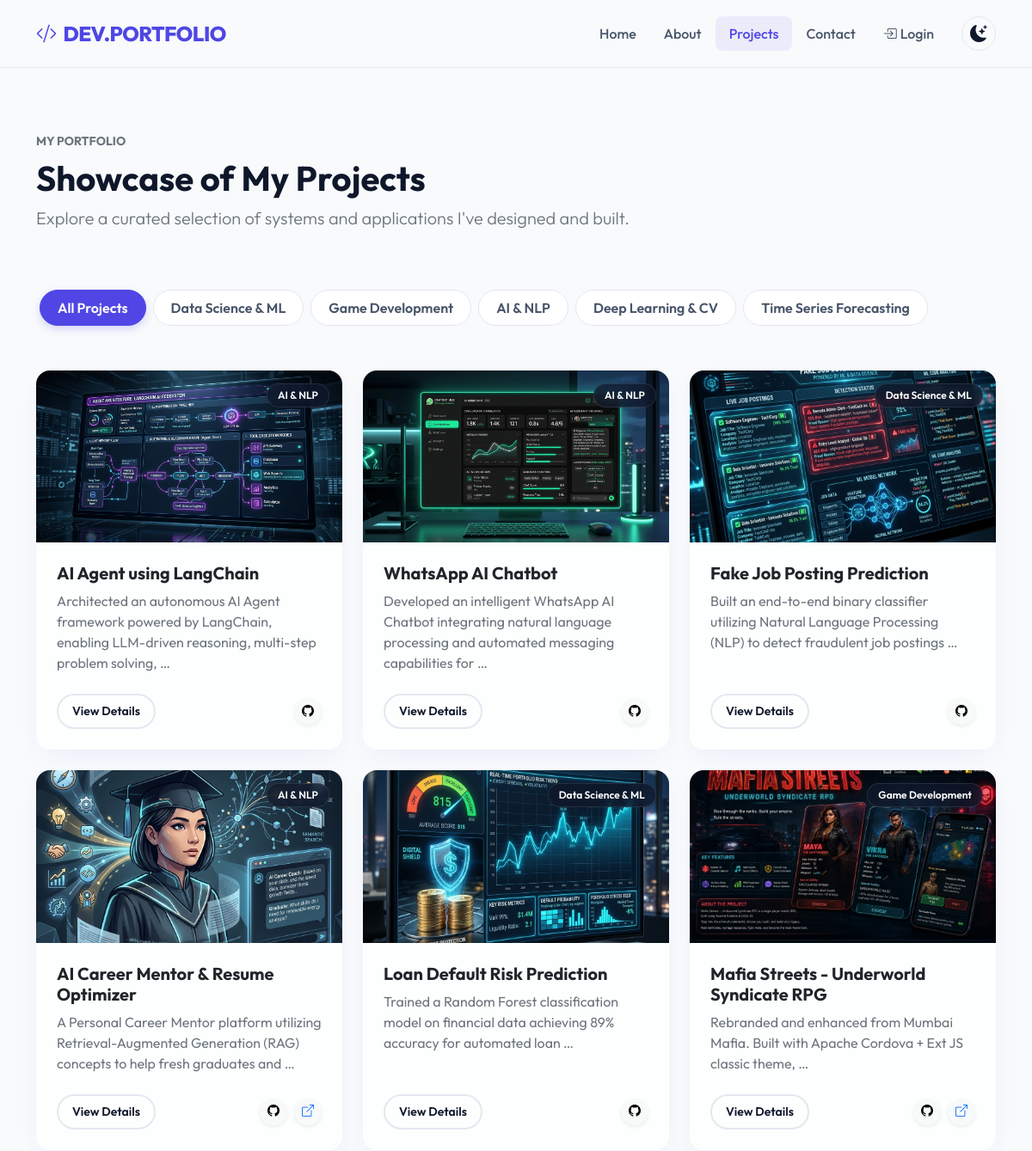
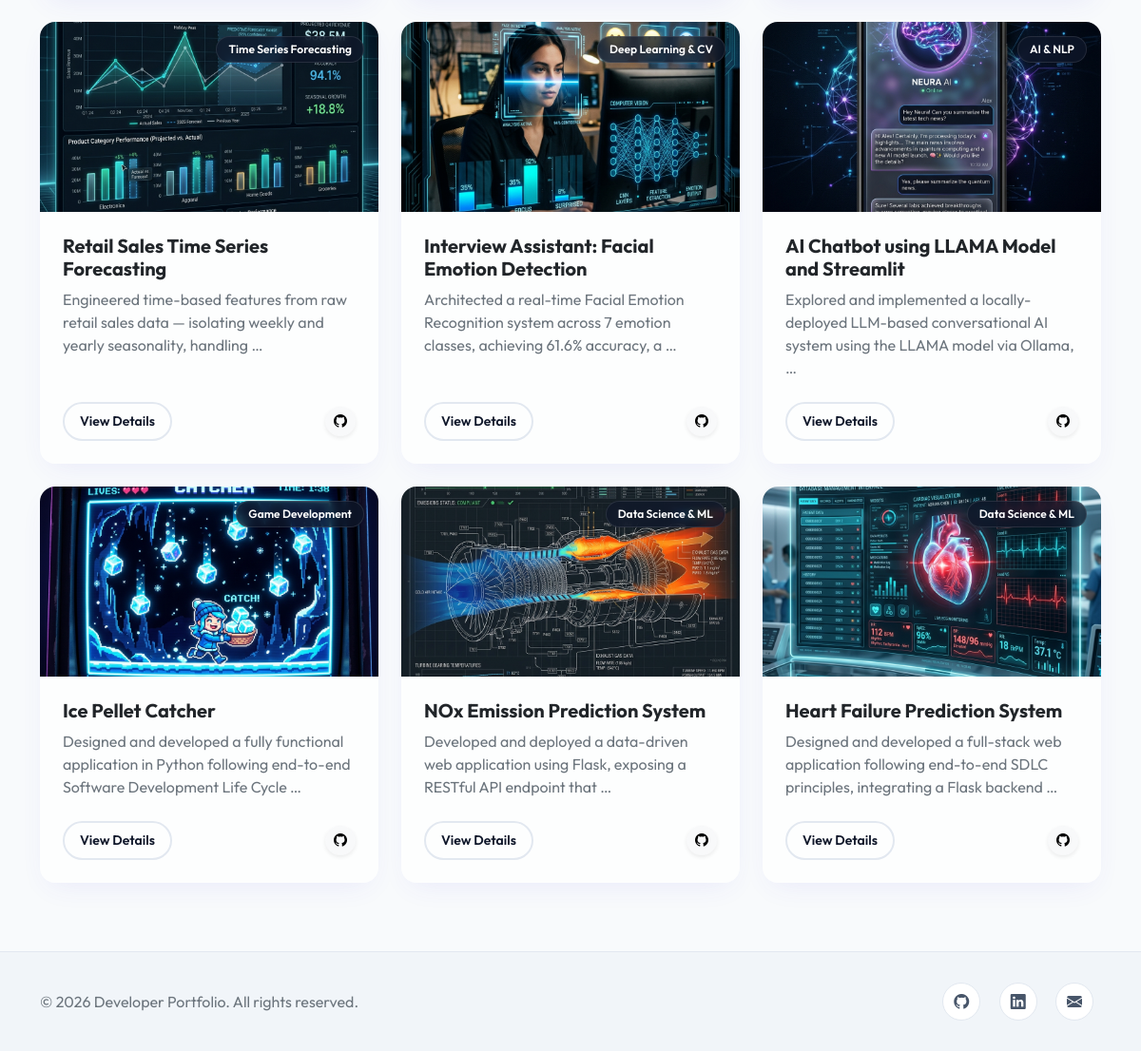
/projects/, run on the app's committed database (2 pictures, top to bottom).
### portfolio_app/models.py (models this page shows, shortened)
class Project(models.Model):
    CATEGORY_CHOICES = [
        ('Web Dev', 'Web Development'),
        ('Data Science', 'Data Science & ML'),
        ('AI/NLP', 'AI & NLP'),
        ('Deep Learning', 'Deep Learning & CV'),
        ('Game Dev', 'Game Development'),
        ('Forecasting', 'Time Series Forecasting'),
    ]
    title = models.CharField(max_length=200)
    description = models.TextField()
    image = models.ImageField(upload_to='project_images/', blank=True, null=True)
    github_link = models.URLField(blank=True)
    live_demo_link = models.URLField(blank=True)
    category = models.CharField(max_length=50, choices=CATEGORY_CHOICES, default='Web Dev')
    created_at = models.DateTimeField(auto_now_add=True)

### portfolio_app/views.py (the view)
# urls.py: path('projects/', views.projects_view, name='projects'),
def projects_view(request):
    projects = Project.objects.all().order_by('-created_at')
    categories = Project.objects.values_list('category', flat=True).distinct()
    category_choices = dict(Project.CATEGORY_CHOICES)
    categories_list = [{'value': cat, 'label': category_choices.get(cat, cat)} for cat in categories if cat]
    return render(request, 'portfolio_app/projects.html', {
        'projects': projects,
        'categories_list': categories_list
    })

### portfolio_app/context_processors.py (called while the page is built, shortened)
def profile_context(request):
    profile = Profile.objects.first()
    return {
        'global_profile': profile
    }

### portfolio_app/templates/portfolio_app/projects.html (shortened to what this page needs)
{% extends 'portfolio_app/base.html' %}
{% load static %}
{% block content %}
<section class="py-5">
    <div class="container py-4">
        <div class="row mb-5 text-center text-md-start animate-fade-in">
            <div class="col-md-8">
                <span class="text-uppercase text-secondary fw-bold small tracking-wider">My Portfolio</span>
                <h1 class="fw-bold mt-2">Showcase of My Projects</h1>
                <p class="text-secondary lead">Explore a curated selection of systems and applications I've designed and built.</p>
            </div>
        </div>
        <div class="d-flex flex-wrap justify-content-center justify-content-md-start mb-5 animate-fade-in" style="animation-delay: 0.1s;">
            <button class="filter-pill active" data-filter="all">All Projects</button>
            {% for cat in categories_list %}
                <button class="filter-pill" data-filter="{{ cat.value }}">{{ cat.label }}</button>
            {% empty %}
                <button class="filter-pill" data-filter="Web Dev">Web Development</button>
                <button class="filter-pill" data-filter="Data Science">Data Science</button>
                <button class="filter-pill" data-filter="Mobile Apps">Mobile Apps</button>
            {% endfor %}
        </div>
        <div class="row g-4 animate-fade-in" style="animation-delay: 0.2s;">
            {% for project in projects %}
                <div class="col-md-6 col-lg-4 project-card-col animate-fade-in" data-category="{{ project.category }}">
                    <div class="card glass-panel project-card border-0">
                        <div class="project-card-img-wrapper">
                            {% if project.image %}
                                <img src="{{ request.scheme }}://{{ request.get_host }}{{ project.image.url }}?v=1.1" class="project-card-img" alt="{{ project.title }}">
                            {% else %}
                                <div class="project-card-img bg-dark d-flex align-items-center justify-content-center">
                                    <i class="bi bi-laptop text-muted" style="font-size: 4rem;"></i>
                                </div>
                            {% endif %}
                            <span class="project-category-badge">{{ project.get_category_display }}</span>
                        </div>
                        <div class="card-body p-4 d-flex flex-column">
                            <h5 class="card-title fw-bold">{{ project.title }}</h5>
                            <p class="card-text text-secondary mb-4">{{ project.description|truncatewords:15 }}</p>
                            <div class="mt-auto d-flex justify-content-between align-items-center">
                                <a href="{% url 'project_detail' project.pk %}" class="btn btn-sm btn-outline-custom py-2 px-3">
                                    View Details
                                </a>
                                <div class="d-flex gap-2">
                                    {% if project.github_link %}
                                        <a href="{{ project.github_link }}" target="_blank" class="btn btn-sm btn-light rounded-circle shadow-sm" aria-label="GitHub Link">
                                            <i class="bi bi-github"></i>
                                        </a>
                                    {% endif %}
                                    {% if project.live_demo_link %}
                                        <a href="{{ project.live_demo_link }}" target="_blank" class="btn btn-sm btn-light rounded-circle shadow-sm text-primary" aria-label="Live Demo Link">
                                            <i class="bi bi-box-arrow-up-right"></i>
                                        </a>
                                    {% endif %}
                                </div>
                            </div>
                        </div>
                    </div>
                </div>
            {% endfor %}
        </div>
    </div>
</section>
{% endblock %}

### portfolio_app/templates/portfolio_app/base.html (shortened to what this page needs)
{% load static %}
<!DOCTYPE html>
<html lang="en" data-theme="light">
<head>
    <link href="https://cdn.jsdelivr.net/npm/bootstrap@5.3.0/dist/css/bootstrap.min.css" rel="stylesheet">
    <link rel="stylesheet" href="https://cdn.jsdelivr.net/npm/bootstrap-icons@1.10.5/font/bootstrap-icons.css">
    <link rel="stylesheet" href="{% static 'css/style.css' %}">
</head>
<body>
    <nav class="navbar navbar-expand-lg navbar-custom sticky-top py-3">
        <div class="container">
            <a class="navbar-brand" href="{% url 'home' %}">
                <i class="bi bi-code-slash me-2"></i>DEV.PORTFOLIO
            </a>
            <div class="collapse navbar-collapse" id="navbarNav">
                <ul class="navbar-nav ms-auto align-items-center">
                    <li class="nav-item">
                        <a class="nav-link {% if request.resolver_match.url_name == 'home' %}active{% endif %}" href="{% url 'home' %}">Home</a>
                    </li>
                    <li class="nav-item">
                        <a class="nav-link {% if request.resolver_match.url_name == 'about' %}active{% endif %}" href="{% url 'about' %}">About</a>
                    </li>
                    <li class="nav-item">
                        <a class="nav-link {% if request.resolver_match.url_name == 'projects' or request.resolver_match.url_name == 'project_detail' %}active{% endif %}" href="{% url 'projects' %}">Projects</a>
                    </li>
                    <li class="nav-item">
                        <a class="nav-link {% if request.resolver_match.url_name == 'contact' %}active{% endif %}" href="{% url 'contact' %}">Contact</a>
                    </li>
                    {% if request.user.is_authenticated %}
                        <li class="nav-item ms-lg-3">
                            <span class="admin-badge me-2"><i class="bi bi-shield-check me-1"></i>Admin</span>
                        </li>
                        <li class="nav-item">
                            <a class="nav-link text-success fw-bold {% if request.resolver_match.url_name == 'add_project' %}active{% endif %}" href="{% url 'add_project' %}">
                                <i class="bi bi-plus-circle me-1"></i>Add Project
                            </a>
                        </li>
                        <li class="nav-item">
                            <a class="nav-link text-danger" href="{% url 'logout' %}">
                                <i class="bi bi-box-arrow-right me-1"></i>Logout
                            </a>
                        </li>
                    {% else %}
                        <li class="nav-item">
                            <a class="nav-link {% if request.resolver_match.url_name == 'login' %}active{% endif %}" href="{% url 'login' %}">
                                <i class="bi bi-box-arrow-in-right me-1"></i>Login
                            </a>
                        </li>
                    {% endif %}
                    <li class="nav-item ms-lg-3 mt-2 mt-lg-0">
                        <button id="theme-toggle" class="theme-toggle-btn" aria-label="Toggle dark/light theme">
                            <i id="theme-icon" class="bi bi-moon-stars-fill"></i>
                        </button>
                    </li>
                </ul>
            </div>
        </div>
    </nav>
    <main>
        {% block content %}
        {% endblock %}
    </main>
    <footer>
        <div class="container">
            <div class="row align-items-center">
                <div class="col-md-6 text-center text-md-start mb-3 mb-md-0">
                    <p class="mb-0 text-secondary">&copy; 2026 Developer Portfolio. All rights reserved.</p>
                </div>
                <div class="col-md-6 text-center text-md-end">
                    {% if global_profile.github_url %}
                        <a href="{{ global_profile.github_url }}" target="_blank" class="social-link" aria-label="GitHub">
                            <i class="bi bi-github"></i>
                        </a>
                    {% endif %}
                    {% if global_profile.linkedin_url %}
                        <a href="{{ global_profile.linkedin_url }}" target="_blank" class="social-link" aria-label="LinkedIn">
                            <i class="bi bi-linkedin"></i>
                        </a>
                    {% endif %}
                    <a href="mailto:anamika.suresh963@gmail.com" class="social-link" aria-label="Email">
                        <i class="bi bi-envelope-fill"></i>
                    </a>
                </div>
            </div>
        </div>
    </footer>
</body>
</html>

### static/css/style.css (style rules this page uses)
:root { --bg-primary: #f8fafc; --bg-secondary: #f1f5f9; --bg-surface: #ffffff; --text-primary: #0f172a; --text-secondary: #475569; --accent: #4f46e5; --accent-rgb: 79, 70, 229; --accent-hover: #3730a3; --border-color: #e2e8f0; --glass-bg: rgba(255, 255, 255, 0.7); --glass-border: rgba(255, 255, 255, 0.4); --shadow: 0 10px 30px -10px rgba(79, 70, 229, 0.1); --shadow-lg: 0 20px 40px -15px rgba(79, 70, 229, 0.15); --navbar-bg: rgba(248, 250, 252, 0.8); --transition-speed: 0.3s; }
* { margin: 0; padding: 0; box-sizing: border-box; }
body { font-family: 'Outfit', sans-serif; background-color: var(--bg-primary); color: var(--text-primary); transition: background-color var(--transition-speed) ease, color var(--transition-speed) ease; overflow-x: hidden; min-height: 100vh; display: flex; flex-direction: column; }
main { flex: 1; }
.glass-panel { background: var(--glass-bg); backdrop-filter: blur(12px); -webkit-backdrop-filter: blur(12px); border: 1px solid var(--glass-border); border-radius: 16px; box-shadow: var(--shadow); transition: transform var(--transition-speed) ease, box-shadow var(--transition-speed) ease; }
.navbar-custom { background: var(--navbar-bg); backdrop-filter: blur(12px); -webkit-backdrop-filter: blur(12px); border-bottom: 1px solid var(--border-color); transition: background-color var(--transition-speed) ease, border-color var(--transition-speed) ease; }
.navbar-brand { font-weight: 800; font-size: 1.5rem; color: var(--accent) !important; letter-spacing: -0.5px; }
.nav-link { color: var(--text-secondary) !important; font-weight: 500; padding: 0.5rem 1rem !important; border-radius: 8px; transition: all 0.2s ease; }
.nav-link:hover, .nav-link.active { color: var(--accent) !important; background-color: rgba(var(--accent-rgb), 0.08); }
.btn-outline-custom { background: transparent; color: var(--text-primary) !important; border: 2px solid var(--border-color); padding: 0.8rem 1.8rem; font-weight: 600; border-radius: 30px; transition: all 0.3s ease; }
.theme-toggle-btn { background: none; border: none; color: var(--text-primary); font-size: 1.25rem; cursor: pointer; padding: 0.5rem; border-radius: 50%; width: 40px; height: 40px; display: flex; align-items: center; justify-content: center; transition: all 0.2s ease; border: 1px solid var(--border-color); }
.project-card { overflow: hidden; height: 100%; }
.project-card-img-wrapper { position: relative; overflow: hidden; padding-top: 56.25%; }
.project-card-img { position: absolute; top: 0; left: 0; width: 100%; height: 100%; object-fit: cover; transition: transform 0.5s ease; }
.project-category-badge { position: absolute; top: 15px; right: 15px; background: rgba(15, 23, 42, 0.75); color: #fff; backdrop-filter: blur(4px); padding: 0.25rem 0.75rem; border-radius: 20px; font-size: 0.75rem; font-weight: 600; border: 1px solid rgba(255, 255, 255, 0.1); }
.filter-pill { background: var(--bg-surface); color: var(--text-secondary); border: 1px solid var(--border-color); padding: 0.5rem 1.25rem; border-radius: 30px; font-weight: 600; margin: 0.25rem; cursor: pointer; transition: all 0.25s ease; }
.filter-pill:hover, .filter-pill.active { background: var(--accent); color: white !important; border-color: var(--accent); box-shadow: 0 4px 10px rgba(var(--accent-rgb), 0.2); }
.animate-fade-in { animation: fadeIn 0.8s ease forwards; }
footer { border-top: 1px solid var(--border-color); background-color: var(--bg-secondary); padding: 2rem 0; margin-top: auto; }
.social-link { display: inline-flex; align-items: center; justify-content: center; width: 40px; height: 40px; border-radius: 50%; background-color: var(--bg-surface); color: var(--text-secondary); margin: 0 0.5rem; border: 1px solid var(--border-color); transition: all 0.25s ease; text-decoration: none; }

### data on the page
Project: image (picture), category "AI & NLP", title "AI Agent using LangChain", description "Architected an autonomous AI Agent framework powered by LangChain, enabling LLM-driven reasoning, multi-step problem solving, …"
Project: image (picture), category "AI & NLP", title "WhatsApp AI Chatbot", description "Developed an intelligent WhatsApp AI Chatbot integrating natural language processing and automated messaging capabilities for …"
Project: image (picture), category "Data Science & ML", title "Fake Job Posting Prediction", description "Built an end-to-end binary classifier utilizing Natural Language Processing (NLP) to detect fraudulent job postings …"
Project: image (picture), category "AI & NLP", title "AI Career Mentor & Resume Optimizer", description "A Personal Career Mentor platform utilizing Retrieval-Augmented Generation (RAG) concepts to help fresh graduates and …"
Project: image (picture), category "Data Science & ML", title "Loan Default Risk Prediction", description "Trained a Random Forest classification model on financial data achieving 89% accuracy for automated loan …"
Project: image (picture), category "Game Development", title "Mafia Streets - Underworld Syndicate RPG", description "Rebranded and enhanced from Mumbai Mafia. Built with Apache Cordova + Ext JS classic theme, …"
Project: image (picture), category "Time Series Forecasting", title "Retail Sales Time Series Forecasting", description "Engineered time-based features from raw retail sales data — isolating weekly and yearly seasonality, handling …"
Project: image (picture), category "Deep Learning & CV", title "Interview Assistant: Facial Emotion Detection", description "Architected a real-time Facial Emotion Recognition system across 7 emotion classes, achieving 61.6% accuracy, a …"
Project: image (picture), category "AI & NLP", title "AI Chatbot using LLAMA Model and Streamlit", description "Explored and implemented a locally-deployed LLM-based conversational AI system using the LLAMA model via Ollama, …"
Project: image (picture), category "Game Development", title "Ice Pellet Catcher", description "Designed and developed a fully functional application in Python following end-to-end Software Development Life Cycle …"
Project: image (picture), category "Data Science & ML", title "NOx Emission Prediction System", description "Developed and deployed a data-driven web application using Flask, exposing a RESTful API endpoint that …"
Project: image (picture), category "Data Science & ML", title "Heart Failure Prediction System", description "Designed and developed a full-stack web application following end-to-end SDLC principles, integrating a Flask backend …"

### other printed values
{{ cat.label }} "Data Science & ML" "Game Development" "AI & NLP" "Deep Learning & CV" "Time Series Forecasting"
